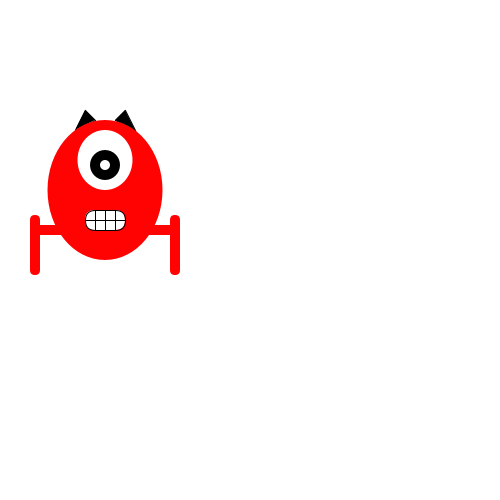
Frame 1 (no input)
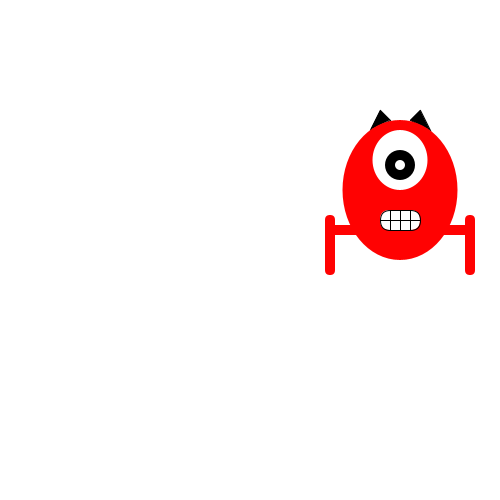
Frame 60 (the mouse pressed at the canvas centre just before this capture)
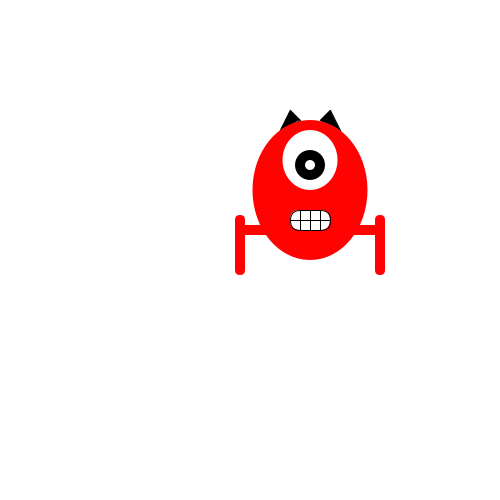
Frame 120 (the mouse held since frame 60 and released just before this capture)

The Processing sketch that drew these frames (run headless with seeded random() and noise(); from frame 60 on, the mouse is pressed at the canvas centre):

// Processing sketch: processing_123016
// ── processing_123016.pde

int positieX;
int richting;
int score;
boolean test;

void setup () {
  size(500,500);
  positieX = 100;
  richting = 5;
  score = 0;
  test = false;
}

void draw () {
  background(255);
  ellipseMode(CENTER);
  rectMode(CENTER);
  stroke(0);
  
  positieX = positieX + richting;
  
  if(positieX > 500 || positieX < 0){
  richting = -richting;
  score = score +1;
  println(score);
}

  if(score == 10){
  score = 0;
  test = !test;
}
  
  fill(0);
  stroke(0);
  triangle(positieX+10, 120, positieX+20, 110, positieX+30, 130); // rechte driehoek
  triangle(positieX-30, 130, positieX-20, 110, positieX-10, 120); // linkse driehoek
  
  noStroke();
  if(test == true){
  fill(550,255,0);
  ellipse(positieX,190,115,140);    // Geel lichaam
  rect(positieX-50,230,40,10,50);   // Links bovenbeen
  rect(positieX+50,230,40,10,50);   // Rechts bovenbeen
  rect(positieX-70,245,10,60,50);   // Links onderbeen
  rect(positieX+70,245,10,60,50);   // Rechts onderbeen
}
  if(test == false){
  fill(255,2,2);
  ellipse(positieX,190,115,140);    // Rode lichaam
  rect(positieX-50,230,40,10,50);   // Links bovenbeen
  rect(positieX+50,230,40,10,50);   // Rechts bovenbeen
  rect(positieX-70,245,10,60,50);   // Links onderbeen
  rect(positieX+70,245,10,60,50);   // Rechts onderbeen
}
  
  fill(255);
  ellipse(positieX,160,55,60);     // Witte oog
  
  fill(0);
  noStroke();
  ellipse(positieX,165,30,30);     // Zwarte pupil
  
  fill(255);
  noStroke();
  ellipse(positieX,165,10,10);     // Wit oog in pupil  
  
  stroke(0);
  rect(positieX, 220, 40, 20, 50); // Mond
  
  stroke(0);
  line(positieX-10, 210, positieX-10, 230);         // linkse tand
  line(positieX, 210, positieX, 230);               // Middelste tand
  line(positieX+10, 210, positieX+10, 230);         // Rechtse tand
  line(positieX-20, 220, positieX+20, 220);
  

}
